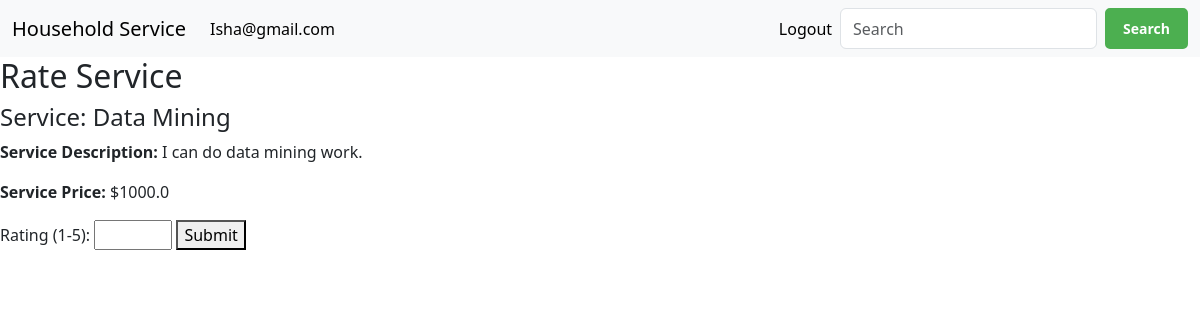
The page /rate_service (signed in) on the database its author committed.
### project/model.py (models this page shows)
class User(UserMixin,db.Model):
    id = db.Column(db.Integer, primary_key=True, autoincrement=True)
    username = db.Column(db.String(20), unique=True, nullable=False)
    email = db.Column(db.String(120), unique=True, nullable=False)
    password = db.Column(db.String(60), nullable=False)
    fname = db.Column(db.String(50), nullable=False)
    lname = db.Column(db.String(50), nullable=False)
    approved = db.Column(db.Boolean(), default=False)
    roles = db.relationship('Role', secondary='user_role', backref=db.backref('users', lazy=True))
    customer_dets = db.relationship('Customer', backref='user', lazy=True, uselist=False)
    service_requests = db.relationship('ServiceRequest', backref='user', lazy=True)

class ServiceRequest(db.Model):
    __tablename__ = 'service_requests'
    id = db.Column(db.Integer, primary_key=True)
    user_id = db.Column(db.Integer, db.ForeignKey('user.id', name='fk_request_user'), nullable=False)
    date_of_request = db.Column(db.Date, nullable=False)
    date_of_accept = db.Column(db.Date, nullable=True)
    date_of_completion = db.Column(db.Date, nullable=True)
    service_type = db.Column(db.String(50), nullable=False)
    service_professional_id = db.Column(db.Integer, db.ForeignKey('service_professional.id'), nullable=False)
    service_professional = db.relationship('ServiceProfessional', backref='service_requests')

class ServiceProfessional(db.Model):
    id = db.Column(db.Integer, primary_key=True, autoincrement=True)
    service_type = db.Column(db.String(20), nullable=False, index=True)
    service_duration = db.Column(db.Integer, nullable=False)
    experience_year = db.Column(db.Integer, nullable=False)
    service_description = db.Column(db.String(100), nullable=True)
    service_price = db.Column(db.Float, nullable=False)
    rating = db.Column(db.Integer, nullable=True)
    user_id = db.Column(db.Integer, db.ForeignKey('user.id', name='fk_serviceprofessional_user'), nullable=False)

### main.py (the view, shortened to what this page needs)
@app.route('/rate_service', methods=['GET', 'POST'])
@login_required
def rate_service():
    service_request = ServiceRequest.query.filter_by(user_id=current_user.id).order_by(ServiceRequest.date_of_request.desc()).first()
    if not service_request:
        flash('No service request found for your account.', 'danger')
        return redirect(url_for('home'))
    service_professional = ServiceProfessional.query.get(service_request.service_professional_id)
    if not service_professional:
        flash('Service professional not found.', 'danger')
        return redirect(url_for('home'))
    if service_request.date_of_completion and service_professional.rating is not None:
        flash('You have already rated this service.', 'info')
        return redirect(url_for('home'))
    return render_template(
        'rate_service.html',
        service_request=service_request,
        service_professional=service_professional
    )

### main.py (called while the page is built)
@login_manager.user_loader
def load_user(user_id):
    return User.query.get(int(user_id))

### templates/rate_service.html
{% extends 'base.html' %}
{% block content %}
<h2>Rate Service</h2>
<div>
    <h4>Service: {{ service_request.service_type }}</h4>
    <p><strong>Service Description:</strong> {{ service_professional.service_description or 'No description available' }}</p>
    <p><strong>Service Price:</strong> ${{ service_professional.service_price }}</p>
</div>
{% if service_request.date_of_completion and service_professional.rating %}
    <p class="text-info">You have already rated this service.</p>
{% else %}
    <form method="POST" action="{{ url_for('rate_service') }}">
        <label for="rating">Rating (1-5):</label>
        <input type="number" name="rating" id="rating" min="1" max="5" required>
        <button type="submit">Submit</button>
    </form>
{% endif %}
{% endblock %}

### templates/nav.html (shortened to what this page needs)
<nav class="navbar navbar-expand-lg bg-body-tertiary">
  <div class="container-fluid">
    <a class="navbar-brand" href="{{ url_for('home') }}">Household Service</a>
    <div class="collapse navbar-collapse" id="navbarSupportedContent">
      <ul class="navbar-nav me-auto mb-2 mb-lg-0">
        {% if not session.get('user_id') %}
          <li class="nav-item">
            <a class="nav-link active" aria-current="page" href="{{ url_for('login') }}">Login</a>
          </li>
          <li class="nav-item">
            <a class="nav-link active" aria-current="page" href="{{ url_for('register') }}">Register</a>
          </li>
          <li class="nav-item">
            <a class="nav-link active" aria-current="page" href="{{ url_for('admin_login') }}">Admin</a>
          </li>
          {% else %}
            <li class="nav-item">
              <a class="nav-link active" aria-current="page" href="{{ url_for('user_profile') }}">{{ session['username'] }}</a>
            </li>
        {% endif %}
      </ul>
      <ul class="navbar-nav ms-auto">
        {% if session.get('user_id') %}
          <li class="nav-item">
            <a class="nav-link active" aria-current="page" href="{{ url_for('logout') }}">Logout</a>
          </li>
        {% endif %}
      </ul>
      <form class="d-flex" role="search" action="/search_services" method="POST">
        <input class="form-control me-2" name="query" type="search" placeholder="Search" aria-label="Search">
        <button class="custom-search-btn" type="submit">Search</button>
      </form>
    </div>
  </div>
</nav>

### templates/nav.html (style rules this page uses)
form .custom-search-btn { background-color: #4CAF50; color: white; border: 2px solid #4CAF50; border-radius: 5px; padding: 8px 16px; font-size: 14px; font-weight: bold; cursor: pointer; transition: background-color 0.3s, color 0.3s; }

### rows shown on the page
User: username "Isha@gmail.com"
ServiceRequest: service_type "Data Mining"
ServiceProfessional: service_description "I can do data mining work.", service_price "1000.0"
